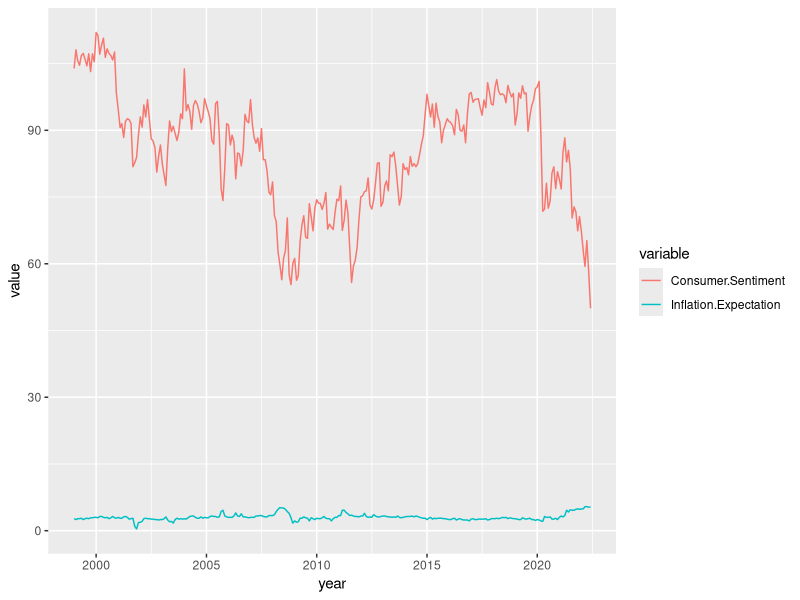
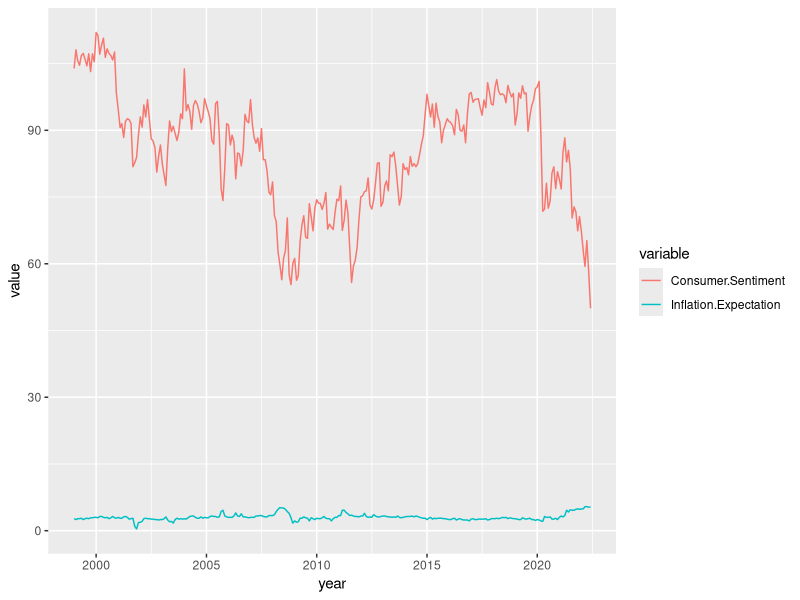
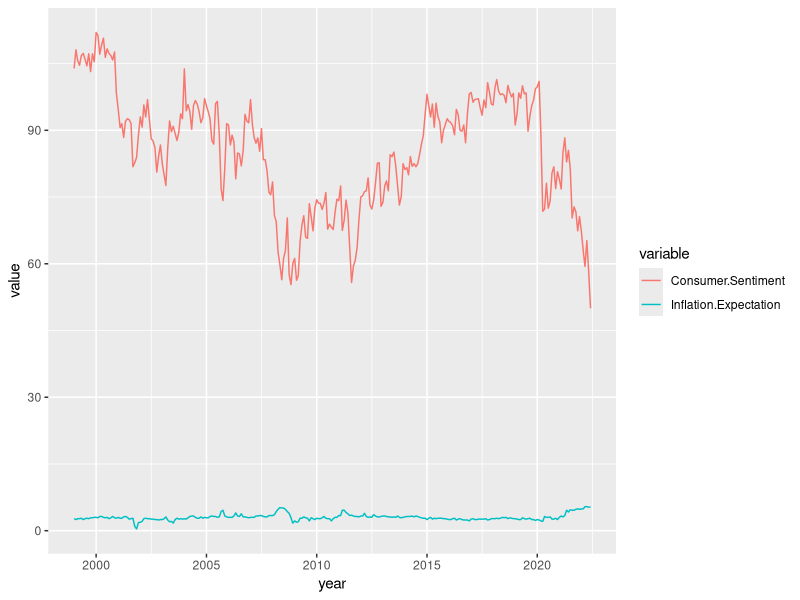

The R script that drew these images, in order:
library(dplyr)
library(gganimate)
fred1 <- read.csv("consumer sentiment.csv", header = TRUE)
fred1
fred2 <- read.csv("Inflation Expectation.csv", header = TRUE)
fred2


dataset = merge(fred1, fred2, by="Year")
head(dataset)
dataset

datasetMelted <- reshape2::melt(dataset, id.var ='Year')
head(datasetMelted)
year <- as.Date(datasetMelted$Year)
class(year)
datasetMelted

ggplot(datasetMelted, aes(x= year, y=value, col=variable)) + geom_line()


year1 <- as.Date(dataset$Year)
class(year)
class(dataset$Consumer.Sentiment)

ggplot(datasetMelted, aes(x= year, y=value, col=variable)) + geom_line()
library(gganimate)
ggplot(datasetMelted, aes(x= year, y=value, col=variable)) + geom_line() + 
  transition_reveal(along = year)

png(filename="Fred 2 data series(gganimation_geomline).png",width=940,height=427,unit="px",bg="transparent")
ggplot(datasetMelted, aes(x= year, y=value, col=variable)) + geom_line()
library(gganimate)
ggplot(datasetMelted, aes(x= year, y=value, col=variable)) + geom_line() + 
  transition_reveal(along = year)
dev.off()
